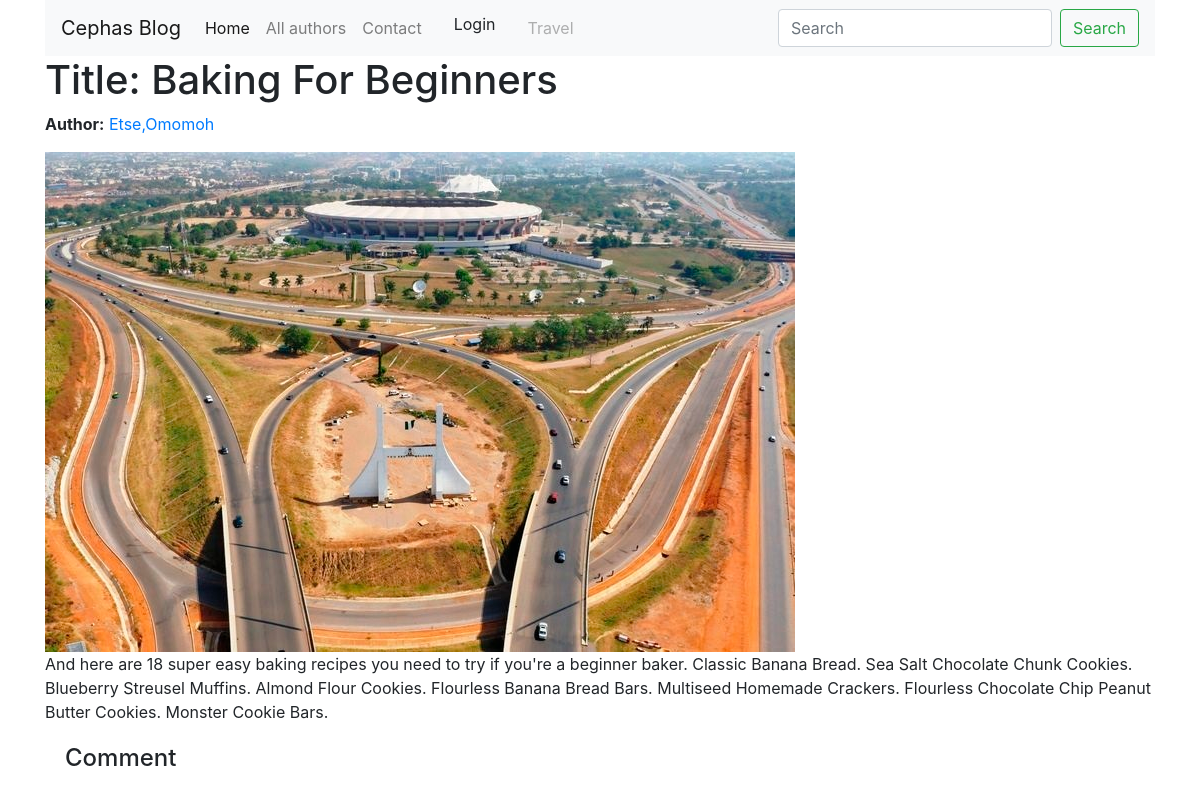
Page /blog/blog/1 on the committed database.
### blog/models.py (models this page shows, shortened)
class Article(models.Model):
	title = models.CharField(max_length=200, null=False)
	description = models.TextField(max_length=1000, help_text='Enter your post content here')
	author = models.ForeignKey('Author', on_delete=models.SET_NULL, null = True)
	category = models.ManyToManyField(Category )
	photo = models.ImageField(upload_to='article_photo', null=True)
	post_date = models.DateTimeField(default=now, editable=False)
	def display_genre(self):
		return ', '.join(category.name for category in self.category.all()[:3])
	display_genre.short_description = 'Category'
	class Meta:
		ordering = ['post_date']

class Author(models.Model):
	first_name =  models.CharField(max_length=100)
	last_name = models.CharField(max_length=100)
	bio = models.TextField(max_length=1000)
	class Meta:
		ordering = ['last_name', 'first_name']
	def __str__(self):
		return f'{self.first_name},{ self.last_name}'

### blog/views.py (the view)
# urls.py: path('blog/<int:pk>', BlogDetailView.as_view(), name='blog-detail'),
class BlogDetailView(generic.DetailView):
	model = Article

### blog/templates/blog/article_detail.html
{% extends "base_template.html" %}
{% block content %}
  <h1>Title: {{ article.title }}</h1>
  <p><strong>Author:</strong> <a href="{{ author.get_absolute_url }}" >{{article.author }}</a> </a></p>
  <img src="{{ article.photo.url }} ">
  <p> {{ article.description }}</p>
  <div style="margin-left:20px;margin-top:20px">
    <h4>Comment</h4>
</div>
{% endblock %}

### rows in the picture
Article: title "Baking For Beginners", author "Etse,Omomoh", photo (picture), description "And here are 18 super easy baking recipes you need to try if you're a beginner baker. Classic Banana Bread. Sea Salt Chocolate Chunk Cookies. Blueberry Streusel Muffins. Almond Flour Cookies. Flourless Banana Bread Bars. Multiseed Homemade Crackers. Flourless Chocolate Chip Peanut Butter Cookies. Monster Cookie Bars."
